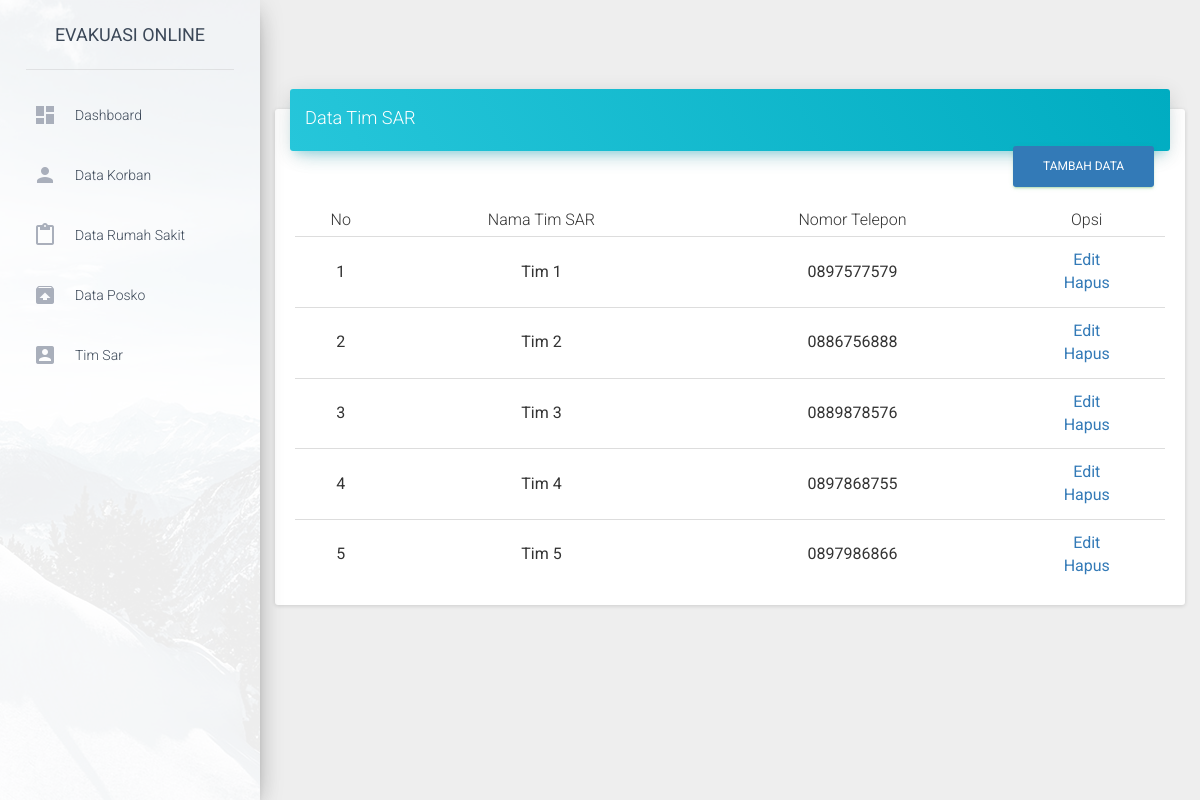
The page /index.php/timsar_controller/datatimsar on the database its author committed.
### tables this page shows
CREATE TABLE `tim_sar` (
  `id_timsar` int(50) NOT NULL,
  `nama_timsar` varchar(11) NOT NULL,
  `no_hp` varchar(50) NOT NULL
);

### application/controllers/timsar_controller.php (called while the page is built, shortened)
<?php
class Timsar_Controller extends CI_Controller {
public function __construct(){
		$this->load->library('session');
	}
public function datatimsar(){
		$this->data['hasil'] = $this->timsar_model->getTimsar('tim_sar');
		$this->load->view('timsar/view_timsar',$this->data);
	}
}

### index.php (called while the page is built, shortened)
<?php
require_once BASEPATH.'core/CodeIgniter.php';

### application/models/timsar_model.php (called while the page is built, shortened)
 <?php
class Timsar_model extends CI_Model {
	public function getTimsar($table_name) {
		$getTimsar = $this->db->get($table_name);
		return $getTimsar->result_array();
	}
}

### application/views/timsar/view_timsar.php (the view, shortened to what this page needs)
<html>
<head>
  <link href="<?php echo base_url(); ?>assets/css/bootstrap.min.css" rel="stylesheet" />
  <link href="<?php echo base_url(); ?>assets/css/material-dashboard.css?v=1.2.0" rel="stylesheet" />
  <link href="<?php echo base_url(); ?>assets/css/demo.css" rel="stylesheet" />
  <link href="http://maxcdn.bootstrapcdn.com/font-awesome/latest/css/font-awesome.min.css" rel="stylesheet">
</head>
<body>
 <div class="wrapper">
            <div class="sidebar" data-color="blue" data-image="<?php echo base_url(); ?>assets/img/sidebar-1.jpg">
                <div class="logo">
                    <a href="#" class="simple-text">
                        Evakuasi Online
                    </a>
                </div>
                <div class="sidebar-wrapper">
                    <ul class="nav">
                        <li>
                            <a href="<?php echo base_url().'index.php/web_controller/web' ?>">
                                <i class="material-icons">dashboard</i>
                                <p>Dashboard</p>
                            </a>
                        </li>
                        <li>
                            <a href="<?php echo base_url().'index.php/korban_controller/datakorban' ?>">
                                <i class="material-icons">person</i>
                                <p>Data Korban</p>
                            </a>
                        </li>
                        <li>
                            <a href="<?php echo base_url().'index.php/rs_controller/datars' ?>">
                                <i class="material-icons">content_paste</i>
                                <p>Data Rumah Sakit</p>
                            </a>
                        </li>
                         <li>
                            <a href="<?php echo base_url().'index.php/posko_controller/datapsk' ?>">
                                <i class="material-icons">unarchive</i>
                                <p>Data Posko</p>
                            </a>
                        </li>
                         <li>
                            <a href="<?php echo base_url().'index.php/timsar_controller/datatimsar' ?>">
                                <i class="material-icons">account_box</i>
                                <p>Tim Sar</p>
                            </a>
                        </li>
                    </ul>
                </div>
            </div>
            <div class="main-panel">
                <nav class="navbar navbar-transparent navbar-absolute">
                </nav>
                <br><br><br><br>
    <div class="container-fluid">
        <div class="row">
            <div class="col-md-12">
                <div class="card">
                    <div class="card-header" data-background-color="blue">
                        <h4 class="title">Data Tim SAR</h4>
                        <a href="<?php echo site_url('timsar_controller/input_timsar') ?>" class="btn btn-success pull-right">Tambah Data</a>
                    </div>
                    <div class="card-content table-responsive">
                        <table class="table">
                            <thead class="text-primary">
                                <tr>
                                    <th style="text-align: center;">No</th>
                                    <th style="text-align: center;">Nama Tim SAR</th>
                                    <th style="text-align: center;">Nomor Telepon</th>
                                    <th style="text-align: center;">Opsi</th>
                                </tr>
                                 <?php
                                    $no=1;
                                    foreach($hasil as $r){ ?>
                                    <tr style="text-align: center;">
                                      <td><?php echo $no++ ?></td>
                                      <td><?php echo $r['nama_timsar'] ?></td>
                                      <td><?php echo $r['no_hp'] ?></td>
                                      <td>
                                        <a href="<?php echo site_url('timsar_controller/edit_timsar/'.$r['id_timsar']) ?>">Edit</a> <br>
                                        <a href="<?php echo site_url('timsar_controller/delete/'.$r['id_timsar']) ?>" onclick="return confirm('Apakah anda yakin akan menghapus data ini?')">Hapus</a>
                                      </td>
                                    </tr>
                                  <?php } ?>
                            </thead>
                        </table>
                    </div>
                </div>
            </div>
        </div>
    </div>
  </body>
</html>

### rows shown on the page
tim_sar: nama_timsar "Tim 1", no_hp "0897577579"
tim_sar: nama_timsar "Tim 2", no_hp "0886756888"
tim_sar: nama_timsar "Tim 3", no_hp "0889878576"
tim_sar: nama_timsar "Tim 4", no_hp "0897868755"
tim_sar: nama_timsar "Tim 5", no_hp "0897986866"
